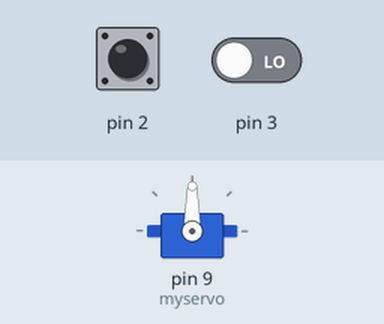
Recording of a sketch running on a simulated Arduino Uno, built with avr-gcc and run on an emulated ATmega328P. On the bench: servo. The inputs (shaded band) are chosen by the test bench; at power-on: pin 3 LOW, pin 2 HIGH. What the sketch prints to the serial monitor is not drawn.

Above: at 1.2 s.
1.3 s: pin 3 driven HIGH
At 2.0 s:
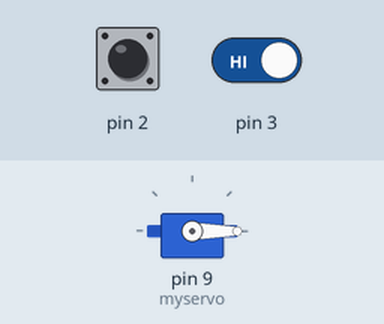
2.8 s: pin 3 driven LOW
At 3.1 s:
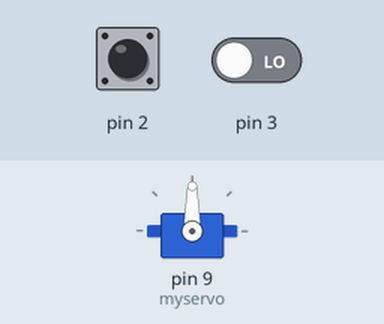
Timing chart, 0 to 5.8 s (numbered marks = the images above; inputs shaded):
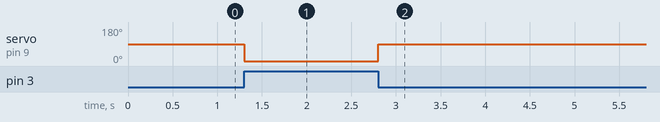

The sketch:

code_for_railway_basic.ino
```cpp
#include <Servo.h>
Servo myservo;

void setup() {
  Serial.begin(9600);
  myservo.attach(9);
  myservo.write(0);

  pinMode(2, INPUT);
  pinMode(3, INPUT);

  // put your setup code here, to run once:

}

void loop() {
  Serial.println(digitalRead(2));
  if(digitalRead(2) == LOW || digitalRead(3) == LOW ){
    myservo.write(90);
  }
  else if(digitalRead(2) == HIGH && digitalRead(3) == HIGH ){
    myservo.write(0);
  }

  // put your main code here, to run repeatedly:

}
```

Measured:
- after the input at 1.3 s, servo on pin 9 (myservo): 90° → 0° at once
- after the input at 2.8 s, servo on pin 9 (myservo): 0° → 90° at once
